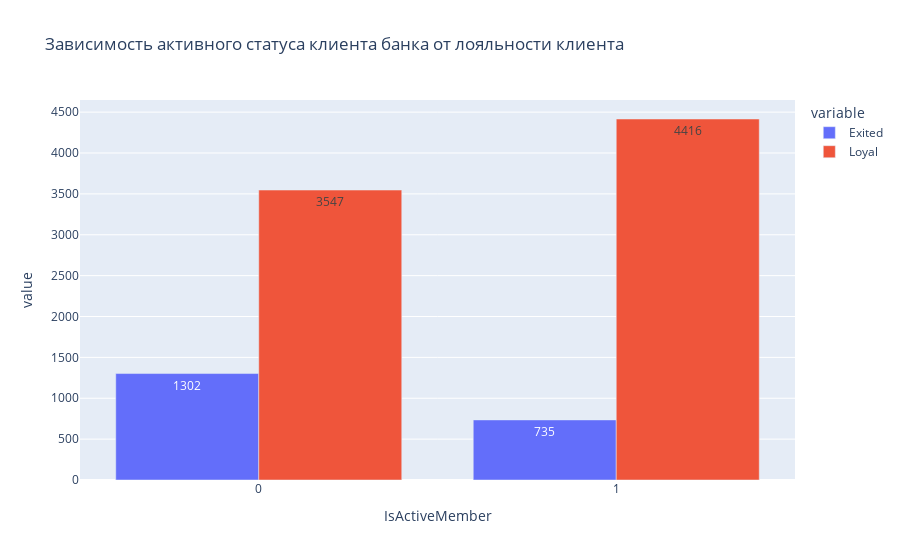

Source (notebook cell):
### Code cell
fig = px.bar(
    data_frame=grouped_by_active,
    x=grouped_by_active.index,
    y=['Exited', 'Loyal'],
    barmode='group',
    title='Зависимость активного статуса клиента банка от лояльности клиента',
    text_auto=True
)

fig.show()

### Figure 1 — Plotly figure (JSON) as saved in the notebook; plotly's stock layout.template omitted (floating-point values rounded to 4 significant figures)
{"data": [{"alignmentgroup": "True", "hovertemplate": "variable=Exited<br>IsActiveMember=%{x}<br>value=%{y}<extra></extra>", "legendgroup": "Exited", "marker": {"color": "#636efa", "pattern": {"shape": ""}}, "name": "Exited", "offsetgroup": "Exited", "orientation": "v", "showlegend": true, "textposition": "auto", "texttemplate": "%{y}", "type": "bar", "x": [0, 1], "xaxis": "x", "y": [1302, 735], "yaxis": "y"}, {"alignmentgroup": "True", "hovertemplate": "variable=Loyal<br>IsActiveMember=%{x}<br>value=%{y}<extra></extra>", "legendgroup": "Loyal", "marker": {"color": "#EF553B", "pattern": {"shape": ""}}, "name": "Loyal", "offsetgroup": "Loyal", "orientation": "v", "showlegend": true, "textposition": "auto", "texttemplate": "%{y}", "type": "bar", "x": [0, 1], "xaxis": "x", "y": [3547, 4416], "yaxis": "y"}], "layout": {"barmode": "group", "legend": {"title": {"text": "variable"}, "tracegroupgap": 0}, "title": {"text": "Зависимость активного статуса клиента банка от лояльности клиента"}, "xaxis": {"anchor": "y", "domain": [0, 1], "title": {"text": "IsActiveMember"}}, "yaxis": {"anchor": "x", "domain": [0, 1], "title": {"text": "value"}}}}
